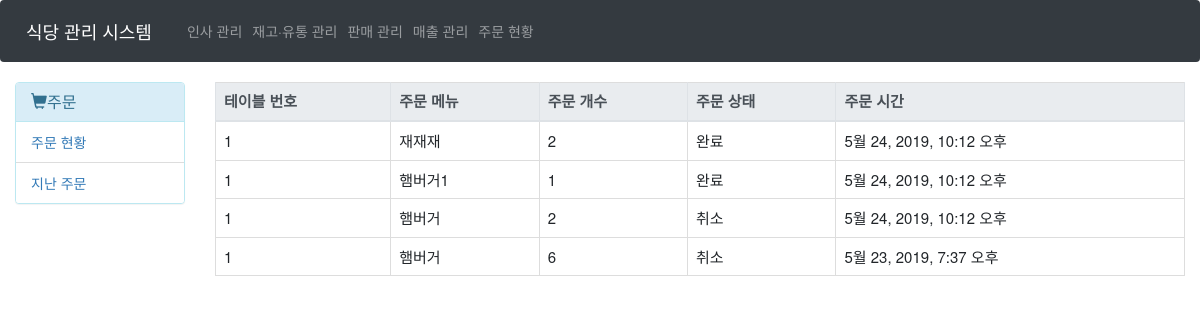
Page /Order/past/ on the earlier database version.
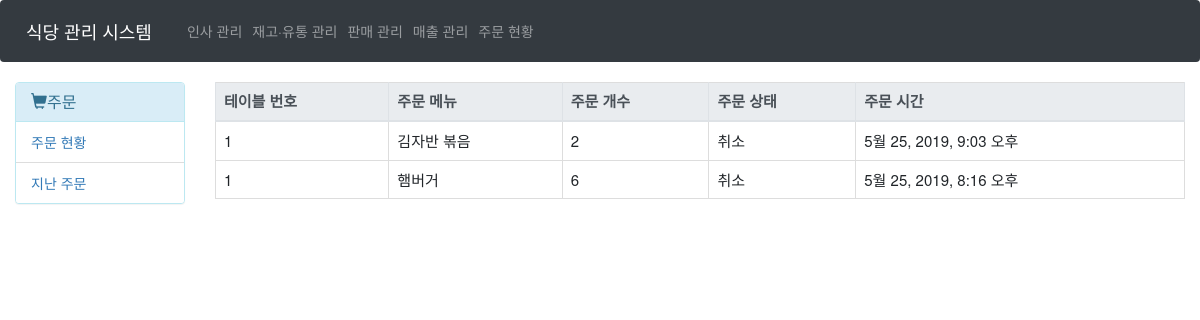
Same page on the later database version.
### Main/models.py (models this page shows, shortened)
class Table_order(models.Model):
    class Meta:
        verbose_name = '주문 메뉴'
        verbose_name_plural = '주문 메뉴'
    to_menu = models.ForeignKey("Main.Menu", verbose_name="메뉴", on_delete=models.CASCADE)
    to_count = models.PositiveIntegerField(verbose_name="개수")
    to_status = models.CharField(verbose_name="주문 상태", max_length=10)
    to_isActive = models.BooleanField(default=True)
    to_order_sheet = models.ForeignKey("Main.Order_sheet", verbose_name="주문서", on_delete=models.CASCADE, null=True)

class Order_sheet(models.Model):
    class Meta:
        verbose_name = '주문서'
        verbose_name_plural = '주문서'
    os_table_no = models.PositiveIntegerField(verbose_name="테이블 번호")
    os_amount = models.PositiveIntegerField(verbose_name="총액")
    os_order_date = models.DateTimeField(verbose_name="주문 시간", auto_now=True)
    os_status = models.BooleanField(verbose_name='활성여부', default=True)

class Menu(models.Model):
    class Meta:
        verbose_name = '메뉴'
        verbose_name_plural = '메뉴'
    m_name = models.CharField(max_length=20, verbose_name="메뉴 이름")
    m_price = models.PositiveIntegerField(verbose_name="가격")
    m_explain = models.CharField(max_length=100, verbose_name="설명")
    m_pic = models.ImageField(verbose_name="사진", null=True, blank=True, upload_to=directory_url)

### Main/views.py (the view)
# urls.py: path('Order/past/', PastOrder.as_view(), name='pastOrder'),
class PastOrder(ListView):
    model = Table_order
    template_name = 'Main/Order_State/Order_past.html'
    context_object_name = 'datas'
    def get_queryset(self):
        return Table_order.objects.filter(to_isActive=False).order_by('-to_order_sheet__os_order_date')

### Main/templates/Main/Order_State/Order_past.html
{% extends 'Main/Order_State/main.html' %}
{% block content %}
    <table class="table table-hover table-bordered">
    <thead class="thead thead-light">
        <th>테이블 번호</th>
        <th>주문 메뉴</th>
        <th>주문 개수</th>
        <th>주문 상태</th>
        <th>주문 시간</th>
    </thead>
    <tbody>
        {% for data in datas %}
            <tr>
                <td>{{data.to_order_sheet.os_table_no}}</td>
                <td>{{data.to_menu.m_name}}</td>
                <td>{{data.to_count}}</td>
                <td>{{data.to_status}}</td>
                <td>{{data.to_order_sheet.os_order_date}}</td>
            </tr>
        {% endfor %}
    </tbody>
    </table>
{% endblock %}

Differences in the rows shown:
removed Table_order: to_order_sheet.os_table_no "1", to_menu.m_name "재재재", to_count "2", to_status "완료", to_order_sheet.os_order_date "5월 24, 2019, 10:12 오후"
removed Table_order: to_order_sheet.os_table_no "1", to_menu.m_name "햄버거1", to_count "1", to_status "완료", to_order_sheet.os_order_date "5월 24, 2019, 10:12 오후"
removed Table_order: to_order_sheet.os_table_no "1", to_menu.m_name "햄버거", to_count "2", to_status "취소", to_order_sheet.os_order_date "5월 24, 2019, 10:12 오후"
removed Table_order: to_order_sheet.os_table_no "1", to_menu.m_name "햄버거", to_count "6", to_status "취소", to_order_sheet.os_order_date "5월 23, 2019, 7:37 오후"
added Table_order: to_order_sheet.os_table_no "1", to_menu.m_name "김자반 볶음", to_count "2", to_status "취소", to_order_sheet.os_order_date "5월 25, 2019, 9:03 오후"
added Table_order: to_order_sheet.os_table_no "1", to_menu.m_name "햄버거", to_count "6", to_status "취소", to_order_sheet.os_order_date "5월 25, 2019, 8:16 오후"
